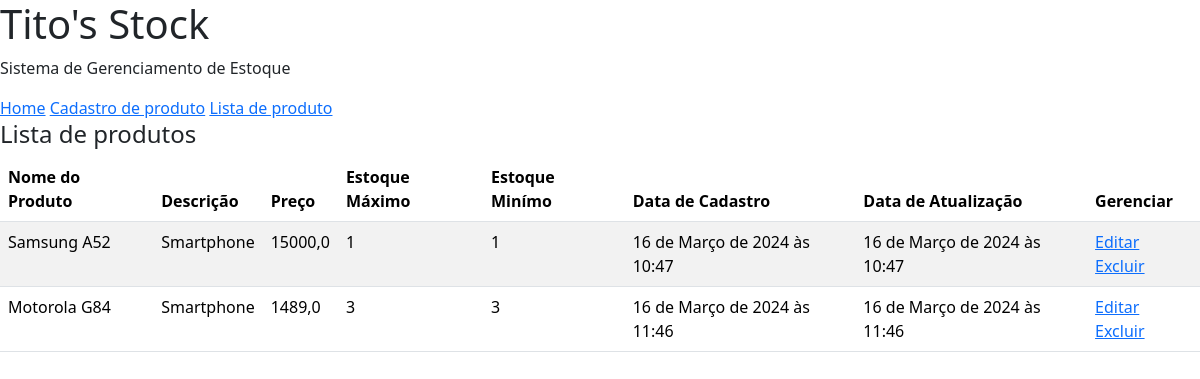
Page /estoque/lista_produto on the committed database.
### estoque/models.py (models this page shows)
class Estoque(models.Model):
    nome_produto = models.CharField(max_length=100)
    descricao = models.CharField(max_length=255)
    preco = models.FloatField()
    max_estoque = models.IntegerField()
    min_estoque = models.IntegerField()
    created_at = models.DateTimeField(default=datetime.now)
    updated_at = models.DateTimeField(default=datetime.now, blank=True)

### estoque/views.py (the view)
# urls.py: path('lista_produto', views.lista_produto, name= 'lista_produto'),
def lista_produto(request):
    lista_produto = Estoque.objects.all()
    return render(request, 'lista_produto.html', {'lista_produto': lista_produto})

### estoque/templates/lista_produto.html
{% extends 'master_estoque.html' %}
{% block content %}
    <h4>Lista de produtos</h4>
    <table class="table table-striped">
        <thead>
            <tr>
                <th>Nome do Produto</th>
                <th>Descrição</th>
                <th>Preço</th>
                <th>Estoque Máximo</th>
                <th>Estoque Minímo</th>
                <th>Data de Cadastro</th>
                <th>Data de Atualização</th>
                <th>Gerenciar</th>
            </tr>
        </thead>
        <tbody>
            {% if lista_produto %}
                {% for estoque in lista_produto %}
                    <tr>
                        <td>{{ estoque.nome_produto }}</td>
                        <td>{{ estoque.descricao }}</td>
                        <td>{{ estoque.preco }}</td>
                        <td>{{ estoque.max_estoque }}</td>
                        <td>{{ estoque.min_estoque }}</td>
                        <td>{{ estoque.created_at }}</td>
                        <td>{{ estoque.updated_at }}</td>
                        <td>
                            <a href="{% url 'editar_estoque' estoque.id %}">Editar</a>
                            <a href="{% url 'deletar_estoque' estoque.id %}">Excluir</a>
                        </td>
                    </tr>
                {% endfor %}
            {% else %}
                <tr>
                    <td class="text-center" colspan="6">
                        Nenhum produto cadastrado
                    </td>
                </tr>
            {% endif %}
        </tbody>
    </table>
{% endblock %}

### rows in the picture
Estoque: nome_produto "Samsung A52", descricao "Smartphone", preco "15000,0", max_estoque "1", min_estoque "1", created_at "16 de Março de 2024 às 10:47", updated_at "16 de Março de 2024 às 10:47"
Estoque: nome_produto "Motorola G84", descricao "Smartphone", preco "1489,0", max_estoque "3", min_estoque "3", created_at "16 de Março de 2024 às 11:46", updated_at "16 de Março de 2024 às 11:46"
